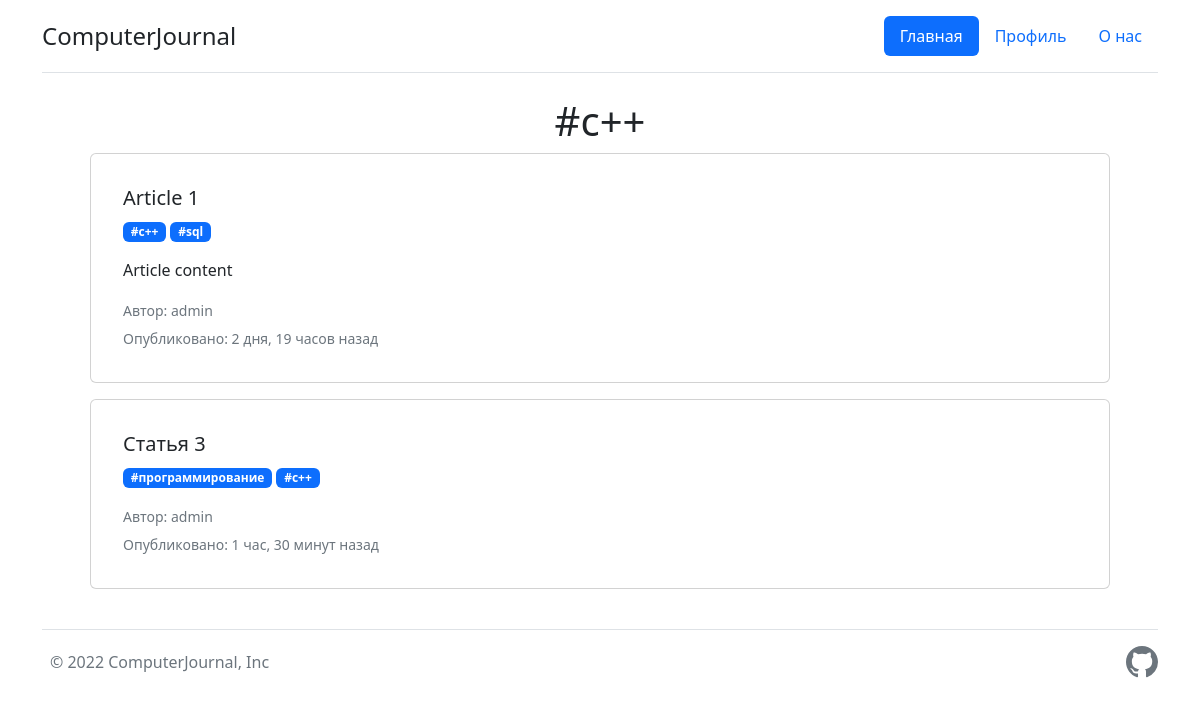
Page /tag/2/ on the committed database.
### blog/models.py (models this page shows, shortened)
class Tag(models.Model):
    name = models.CharField(max_length=200)
    def __str__(self):
        return self.name

class Articles(models.Model):
    title = models.CharField(max_length=200, default="Enter the name please", verbose_name="Заголовок")
    owner = models.CharField(max_length=200, default="Enter the owner of this article", verbose_name="Владелец")
    article_text = models.TextField(blank=True, verbose_name="Текст статьи")
    date_of_publishing = models.DateTimeField(auto_now_add=True, verbose_name="Дата публикации")
    photo_preview = models.ImageField(upload_to='photos_article/%Y/%M/%D', blank=True)
    slug_name = models.SlugField(unique=True, max_length=200, default=0)
    is_published = models.BooleanField(default=True, verbose_name="Опубликовано?")
    genre = models.ManyToManyField(Tag, help_text="Выберете тематику статьи", verbose_name="Теги")
    class Meta:
        verbose_name = "Статья"
        verbose_name_plural = "Статьи"

### blog/views.py (the view)
# urls.py: path('tag/<int:tag_id>/', get_tag, name='tag')
def get_tag(request, tag_id):
    articles = Articles.objects.filter(genre=tag_id)
    tag = Tag.objects.get(pk=tag_id)
    return render(request, 'blog/tag.html', {'title': tag, 'articles': articles, 'tag': tag})

### blog/templates/blog/tag.html (shortened to what this page needs)
{% extends "blog/base_generic.html" %}
{% block content %}
    <h1 class="text-center">{{ tag }}</h1>
{% for item in articles %}
    <div class="container d-flex justify-content-center align-baseline">
    <div class="card d-flex mb-3 mx-5 w-100 p-3">
        <div class="card-body">
            <h5 class="card-title">{{ item.title }}</h5>
            <p class="card-text">
                {% for tag in item.genre.all %}
                    <span class="badge text-bg-primary"><a href="{% url 'tag' tag.pk %}" class="nav-link active" aria-current="page">{{ tag }}</a></span>
                {% endfor %}
            </p>
            <p class="card-text">{{ item.article_text }}</p>
            <p class="card-text mb-1"><small class="text-muted">Автор: {{ item.owner }}</small></p>
            <p class="card-text mt-1"><small class="text-muted">Опубликовано: {{ item.date_of_publishing| timesince }} назад</small></p>
        </div>
    </div>
    </div>
{% endfor %}
{% endblock %}

### rows in the picture
Tag: name "#с++"
Articles: title "Article 1", article_text "Article content", owner "admin", date_of_publishing "2 дня, 19 часов"
Tag: name "#sql"
Articles: title "Статья 3", owner "admin", date_of_publishing "1 час, 30 минут"
Tag: name "#программирование"
